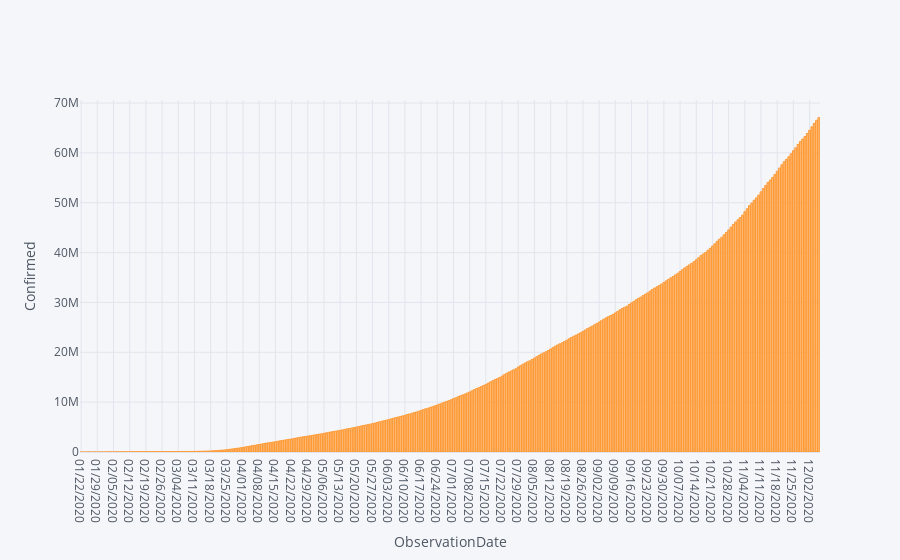

Source (notebook cell):
### Code cell
#Plotly
confirmed.iplot(kind='bar',x='ObservationDate',y='Confirmed',xTitle='ObservationDate',yTitle="Confirmed")

### Figure 1 — Plotly figure (JSON) as saved in the notebook; plotly's stock layout.template omitted (floating-point values rounded to 4 significant figures; data arrays with more than 128 entries replaced by an {"elided": "..."} marker saying what was removed)
{"data": [{"name": "Confirmed", "text": "", "y": {"elided": "320 int values"}, "marker": {"color": "rgba(255, 153, 51, 0.6)", "line": {"color": "rgba(255, 153, 51, 1.0)", "width": 1}}, "x": {"elided": "320 str values"}, "type": "bar", "orientation": "v"}], "layout": {"title": {"font": {"color": "#4D5663"}}, "paper_bgcolor": "#F5F6F9", "plot_bgcolor": "#F5F6F9", "yaxis": {"tickfont": {"color": "#4D5663"}, "zerolinecolor": "#E1E5ED", "title": {"text": "Confirmed", "font": {"color": "#4D5663"}}, "gridcolor": "#E1E5ED", "showgrid": true}, "xaxis": {"tickfont": {"color": "#4D5663"}, "zerolinecolor": "#E1E5ED", "title": {"text": "ObservationDate", "font": {"color": "#4D5663"}}, "gridcolor": "#E1E5ED", "showgrid": true}, "legend": {"bgcolor": "#F5F6F9", "font": {"color": "#4D5663"}}}}
